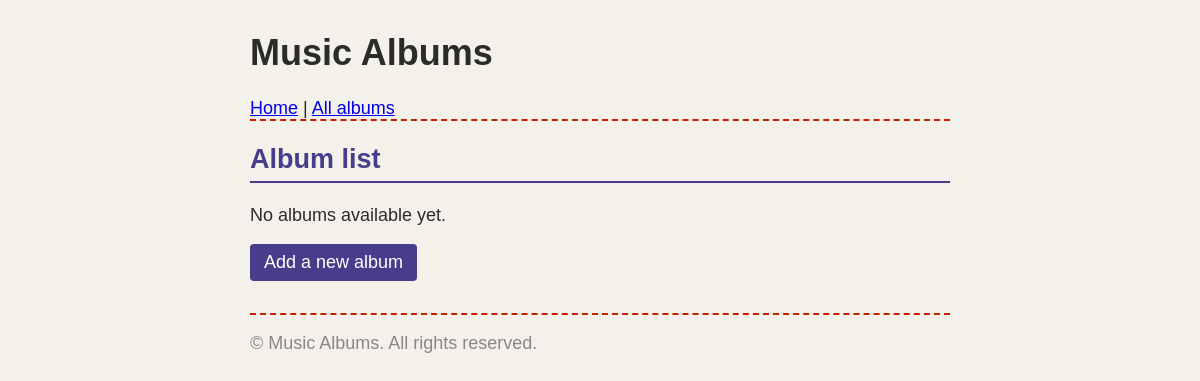
The app's page /albums/show/, older data.
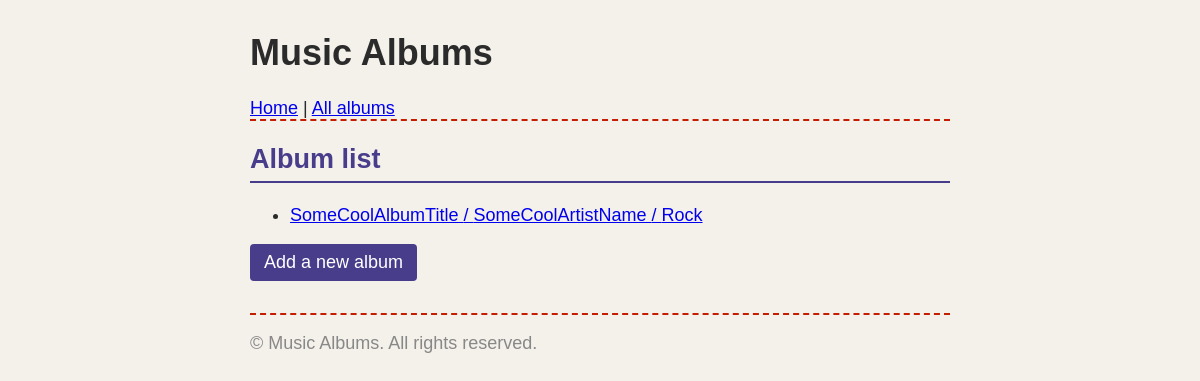
The same page, newer data.
### Albums/models.py (models this page shows, shortened)
class Album(models.Model):
    class Genre(models.TextChoices):
        ROCK = 'ROCK', 'Rock'
        POP = 'POP', 'Pop'
        JAZZ = 'JAZZ', 'Jazz'
        HIPHOP = 'HIPHOP', 'Hip-Hop'
        ELECTRONIC = 'ELEC', 'Electronic'
        CLASSICAL = 'CLASS', 'Classical'
        METAL = 'METAL', 'Metal'
        OTHER = 'OTHER', 'Other'
    title = models.CharField(max_length=100)
    artist = models.CharField(max_length=100)
    description = models.TextField(blank=True)
    genre = models.CharField(max_length=6, choices=Genre)
    user = models.ForeignKey(
        settings.AUTH_USER_MODEL,
        on_delete=models.CASCADE,
        related_name='albums',
        related_query_name='album',
    )
    created_at = models.DateTimeField(auto_now_add=True)
    class Meta:
        ordering = ['title', 'artist']
        verbose_name = 'Album'
        verbose_name_plural = 'Albums'

### Albums/views.py (the view)
# urls.py: path('show/', views.album_list, name='album-list'),
def album_list(request):
    all_albums = Album.objects.all()
    context = {'album_list': all_albums}
    return render(request, 'album-list.html', context)

### Albums/templates/album-list.html (shortened to what this page needs)
{% extends 'album-base.html' %}
{% block content %}
    <h2>Album list</h2>
    {% if album_list %}
        <ul>
            {% for single_album in album_list %}
                <li>
                    <a href="{% url 'album-detail' single_album.pk %}">
                        {{ single_album.title }} / {{ single_album.artist }} / {{ single_album.get_genre_display }}
                    </a>
                </li>
            {% endfor %}
        </ul>
    {% else %}
        <p>No albums available yet.</p>
    {% endif %}
    <a class="button" href="{% url 'album-create' %}">Add a new album</a>
{% endblock %}

### Albums/templates/album-base.html
{% extends 'base.html' %}
{% load static %}
{% block css %}
    <link rel="stylesheet" type="text/css" href="{% static 'css/albums_style.css' %}">
{% endblock %}
{% block header %}
    <h1>Music Albums</h1>
    <a href="{% url 'home' %}">Home</a> | <a href="{% url 'album-list' %}">All albums</a>
{% endblock %}
{% block footer %}
    <p>© Music Albums. All rights reserved.</p>
{% endblock %}

### app_my_cool_website/templates/base.html (shortened to what this page needs)
{% load static %}
<!doctype html>
<head>
  <link rel="stylesheet" href="{% static "main.css" %}" />
  {% block css %}{% endblock %}
</head>
<body>
    <header>{% block header %}<h1>{{ site_name }}</h1>{% endblock %}</header>
    <main>{% block content %}{% endblock %}</main>
    <footer>{% block footer %}© {{ year }}{% endblock %}</footer>
</body>
</html>

### static/main.css (style rules this page uses)
body { max-width: 700px; margin: 2rem auto; }
header { border-bottom: 2px dashed #c41d00; }
footer { color: #888; margin-top: 2rem; border-top: 2px dashed #c41d00; }

### Albums/static/css/albums_style.css (style rules this page uses)
body { font-family: sans-serif; font-size: 18px; background-color: #f4f1ea; color: #2b2b2b; }
h2 { color: darkslateblue; border-bottom: 2px solid darkslateblue; padding-bottom: 6px; }
li { margin-bottom: 8px; }
.button, button { display: inline-block; padding: 8px 14px; background-color: darkslateblue; color: white; border: none; border-radius: 4px; text-decoration: none; cursor: pointer; }

Row changes from the older to the newer data that the page shows:
added Album: title "SomeCoolAlbumTitle", artist "SomeCoolArtistName", genre "Rock"
Text that changed along with them:
text no longer shown: "No albums available yet."
